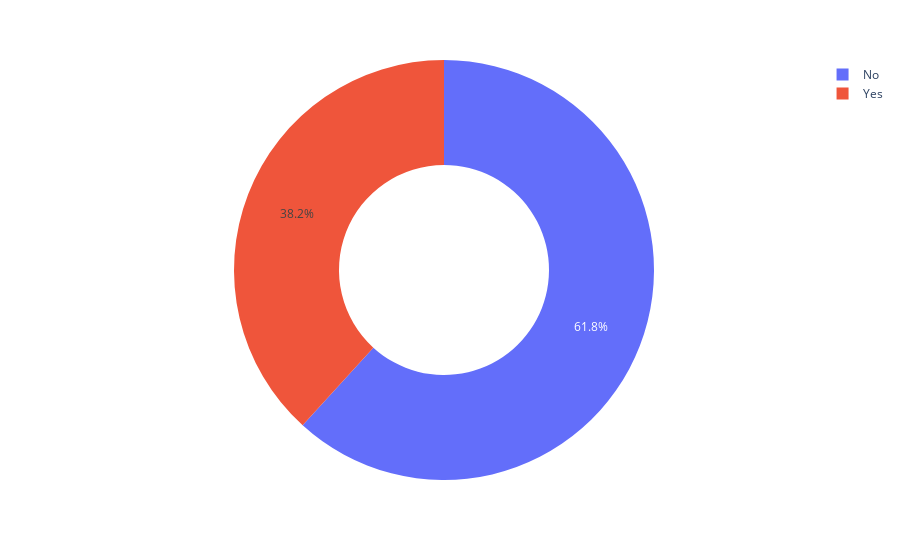

Write notebook code for a chart like this one.
### Code cell
#Now let’s see if a smoker tips more or a non-smoker:
fig = px.pie(data_frame=data, 
             values="tip",
             names="smoker", hole=0.5)
fig.show()

### Figure 1 — Plotly figure (JSON) as saved in the notebook; plotly's stock layout.template omitted (floating-point values rounded to 4 significant figures; data arrays with more than 128 entries replaced by an {"elided": "..."} marker saying what was removed)
{"data": [{"domain": {"x": [0, 1], "y": [0, 1]}, "hole": 0.5, "hovertemplate": "smoker=%{label}<br>tip=%{value}<extra></extra>", "labels": {"elided": "244 str values"}, "legendgroup": "", "name": "", "showlegend": true, "type": "pie", "values": {"elided": "244 float values"}}], "layout": {"legend": {"tracegroupgap": 0}, "margin": {"t": 60}}}
